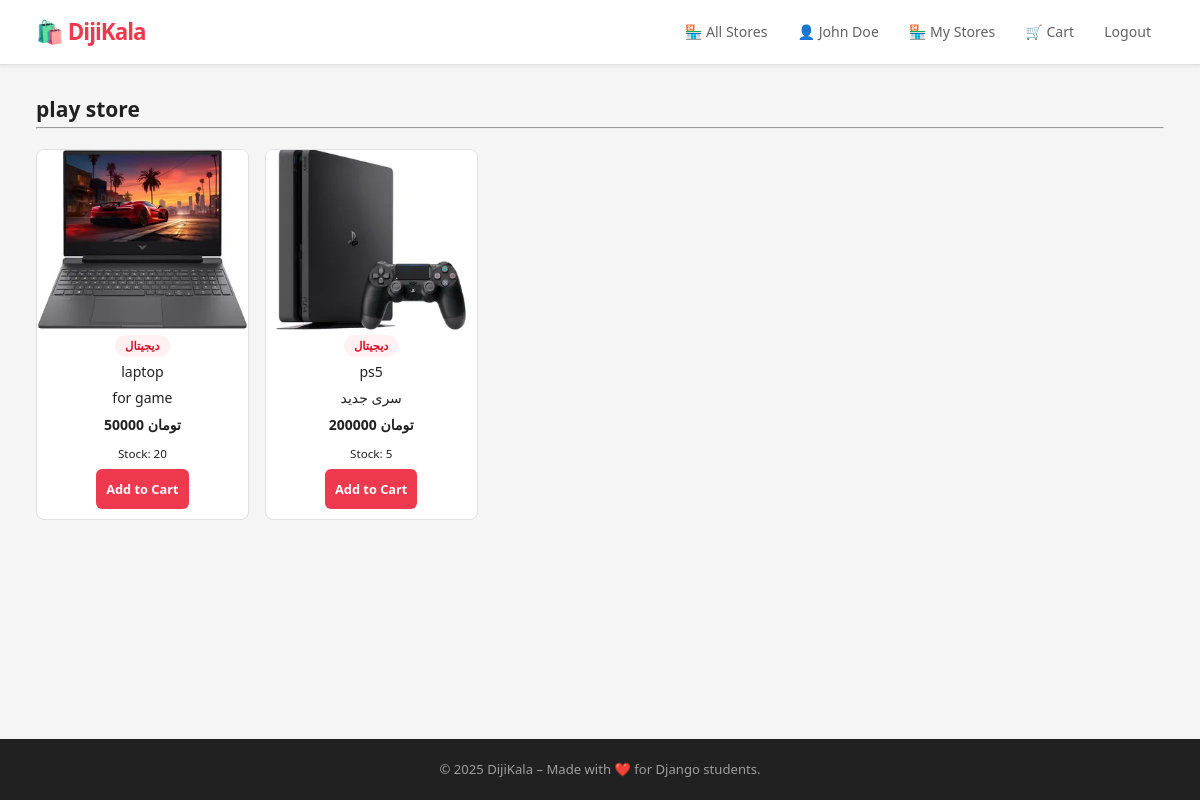
Screenshot of /stores/2/ (signed in) with the database file from the repository.
### accounts/models.py (models this page shows)
class User(AbstractBaseUser, PermissionsMixin):
        phone = models.CharField(max_length=15, unique=True, verbose_name="Phone Number")
        first_name = models.CharField(max_length=100,verbose_name="First Name")
        last_name = models.CharField(max_length=100,verbose_name="Last Name")
        is_active = models.BooleanField(default=True)
        is_staff = models.BooleanField(default=False)
        is_seller = models.BooleanField(default=False)
        created_at = models.DateTimeField(auto_now_add=True)
        updated_at = models.DateTimeField(auto_now=True)
        objects = CustomUserManager()
        USERNAME_FIELD = 'phone'
        REQUIRED_FIELDS = ['first_name','last_name']
        def __str__(self):
            return f"{self.first_name} {self.last_name}"

### stores/models.py (models this page shows, shortened)
class Store(models.Model):
    name = models.CharField(max_length=200,unique=True,verbose_name='Store')
    owner = models.ForeignKey(User,on_delete=models.CASCADE,verbose_name='Owner',related_name='stores')
    description = models.TextField(blank=True,null=True,verbose_name='Description')
    created_at = models.DateTimeField(auto_now_add=True,verbose_name='Created At')
    updated_at = models.DateTimeField(auto_now=True,verbose_name='Last Update')
    is_active = models.BooleanField(default=True)
    class Meta:
        verbose_name = 'Store'
        verbose_name_plural = 'Stores'
        ordering = ['-created_at']

class Product(models.Model):
    category = models.ForeignKey(Category, on_delete=models.SET_NULL, null=True, blank=True, related_name='products')
    name = models.CharField(max_length=200,verbose_name="Name")
    price = models.DecimalField(max_digits=10,decimal_places=0,verbose_name="Price")
    description = models.TextField(blank=True, null=True,verbose_name="Descriptions")
    image = models.ImageField( upload_to="stores/images/",verbose_name="Image")
    store = models.ForeignKey(Store,on_delete=models.CASCADE,related_name="products")
    created_at = models.DateTimeField(auto_now_add=True)
    stock = models.PositiveIntegerField(default=0, verbose_name="Stock")
    is_active = models.BooleanField(default=True, verbose_name="Active")
    class Meta:
        verbose_name = "Product"
        verbose_name_plural = "Products"
        ordering = ["-created_at"]

class Category(models.Model):
    name = models.CharField(max_length=100, unique=True)
    slug = models.SlugField(unique=True)
    class Meta:
        verbose_name_plural = 'Categories'

### stores/views.py (the view)
# urls.py: path("<int:pk>/",store_detail, name='store_detail'),
def store_detail(request,pk):
    store = get_object_or_404(Store, pk=pk)
    products = store.products.filter(is_active=True , stock__gt=0)
    return render(request, 'stores/store_detail.html',{'products':products, 'store':store})

### templates/stores/store_detail.html (shortened to what this page needs)
{% extends 'base/base.html' %}
{% load static %}
{% block content %}
<div class="store-header">
    <h2>{{ store.name }}</h2>
</div>
<hr>
<div class="card-grid">
    {% for product in products %}
        <div class="card">
            {% if product.image %}
                <img src="{{ product.image.url }}" alt="{{ product.name }}">
            {% else %}
                <img src="{% static 'images/default_product.jpg' %}" alt="No image">
            {% endif %}
            {% if product.category %}
                <span class="badge">{{ product.category.name }}</span>
            {% endif %}
            <h3>{{ product.name }}</h3>
            <p>{{ product.description|truncatewords:12 }}</p>
            <p><strong>{{ product.price }} تومان</strong></p>
            <p><small>Stock: {{ product.stock }}</small></p>
            {% if user.is_authenticated %}
                <a href="{% url 'add_to_cart' product.id %}" class="btn">Add to Cart</a>
            {% else %}
                <a href="{% url 'login' %}" class="btn">Login to Buy</a>
            {% endif %}
        </div>
    {% empty %}
        <p>No products in this store yet.</p>
    {% endfor %}
</div>
{% endblock %}

### templates/base/base.html (shortened to what this page needs)
{% load static %}
<!DOCTYPE html>
<html lang="en">
<head>
    <link rel="stylesheet" href="{% static 'css/style.css' %}">
</head>
<body>
    <nav class="navbar">
        <div class="container">
            <div class="nav-left">
                <a href="/" class="logo">🛍️ DijiKala</a>
            </div>
            <div class="nav-right">
                <a href="{% url 'stores_list' %}">🏪 All Stores</a>
                {% if user.is_authenticated %}
                    <a href="{% url 'customer_panel' %}">👤 {{ user }}</a>
                    {% if user.is_seller %}
                        <a href="{% url 'seller_panel' %}">🏪 My Stores</a>
                    {% endif %}
                    <a href="{% url 'cart' %}">🛒 Cart</a>
                    <form method="post" action="{% url 'logout' %}" style="display:inline;">
                        <button type="submit" class="btn-link">Logout</button>
                    </form>
                {% else %}
                    <a href="{% url 'login' %}">Login</a>
                    <a href="{% url 'signup' %}">Sign Up</a>
                {% endif %}
            </div>
        </div>
    </nav>
    <main class="container">
        {% block content %}
        {% endblock %}
    </main>
    <footer class="footer">
        <p>© 2025 DijiKala – Made with ❤️ for Django students.</p>
    </footer>
</body>
</html>

### static/css/style.css (style rules this page uses)
*, *::before, *::after { margin: 0; padding: 0; box-sizing: border-box; }
:root { --red: #EF394E; --red-dark: #D4102A; --red-light: #FFF0F2; --red-mid: #FFD6DB; --orange: #FF6B00; --orange-light: #FFF3E8; --gray-50: #F5F5F5; --gray-100: #EEEEEE; --gray-200: #E0E0E0; --gray-400: #9E9E9E; --gray-600: #616161; --gray-800: #212121; --white: #FFFFFF; --radius-sm: 6px; --radius: 8px; --radius-lg: 12px; --shadow-sm: 0 1px 4px rgba(0,0,0,0.08); --shadow-md: 0 2px 10px rgba(0,0,0,0.1); --t: 0.15s ease; }
body { background: var(--gray-50); color: var(--gray-800); font-family: 'IRANSans', 'Segoe UI', Tahoma, system-ui, sans-serif; font-size: 14px; line-height: 1.6; min-height: 100vh; display: flex; flex-direction: column; }
.navbar { background: var(--white); border-bottom: 1px solid var(--gray-200); position: sticky; top: 0; z-index: 200; box-shadow: var(--shadow-sm); }
.navbar .container { height: 64px; }
.logo { font-weight: 900; font-size: 1.4rem; color: var(--red); text-decoration: none; letter-spacing: -1px; }
.nav-right { display: flex; align-items: center; gap: 4px; }
.nav-right a { text-decoration: none; color: var(--gray-600); font-weight: 500; font-size: 0.88rem; padding: 7px 13px; border-radius: var(--radius-sm); transition: background var(--t), color var(--t); white-space: nowrap; }
.nav-right form button.btn-link { background: none; border: none; color: var(--gray-600); font-weight: 500; font-size: 0.88rem; padding: 7px 13px; border-radius: var(--radius-sm); cursor: pointer; transition: background var(--t), color var(--t); font-family: inherit; }
.container { width: 94%; max-width: 1200px; margin: 0 auto; display: flex; justify-content: space-between; align-items: center; }
main.container { display: block; padding: 28px 0 60px; flex: 1; }
.btn { display: inline-flex; align-items: center; justify-content: center; gap: 6px; margin:10px 5px 10px 5px; background: var(--red); color: var(--white); padding: 10px 10px !important; border: none; border-radius: var(--radius-sm); cursor: pointer; text-decoration: none; font-size: 0.8rem !important; font-weight: 600; transition: background var(--t), transform var(--t); white-space: nowrap; }
.badge { display: inline-block; padding: 2px 10px; border-radius: 20px; font-size: 0.72rem; font-weight: 600; background: var(--red-light); color: var(--red-dark); }
.card-grid { display: grid; grid-template-columns: repeat(auto-fill, minmax(200px, 1fr)); gap: 16px; margin-top: 20px; }
.card { background: var(--white); border-radius: var(--radius); border: 1px solid var(--gray-200); overflow: hidden; transition: transform var(--t), box-shadow var(--t), border-color var(--t); display: flex; gap: 5px; justify-content: center; align-items: center; flex-direction: column; cursor: pointer; }
.card a { text-decoration: none; }
.card img { width: 100%; height: 180px; object-fit: cover; display: block; background: var(--gray-50); }
.card h3 { font-size: 0.88rem; font-weight: 500; color: var(--gray-800); line-height: 1.4; display: -webkit-box; -webkit-line-clamp: 2; -webkit-box-orient: vertical; overflow: hidden; }
.card .btn { margin-top: auto; padding: 8px; font-size: 0.82rem; }
.footer { background: var(--gray-800); color: var(--gray-400); text-align: center; padding: 20px; font-size: 0.82rem; margin-top: auto; }

### rows the page displays
User: first_name+last_name "John Doe"
Store: name "play store"
Product: image (picture), category.name "دیجیتال", name "laptop", description "for game", price "50000", stock "20"
Product: image (picture), category.name "دیجیتال", name "ps5", description "سری جدید", price "200000", stock "5"
